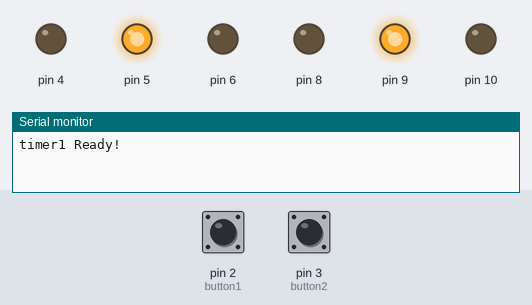
The sketch below on a simulated Arduino Uno, built with avr-gcc and run on an emulated ATmega328P. On the bench: output pins drawn as LEDs (lit = HIGH), the last lines printed to the serial monitor. The inputs (shaded band) are chosen by the test bench; at power-on: pin 2 (button1) HIGH, pin 3 (button2) HIGH.

Above: at 0.5 s.
At 3.5 s:
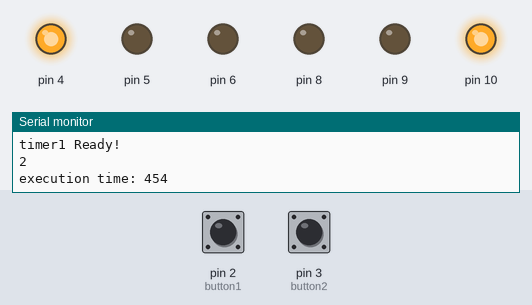
At 6.5 s:
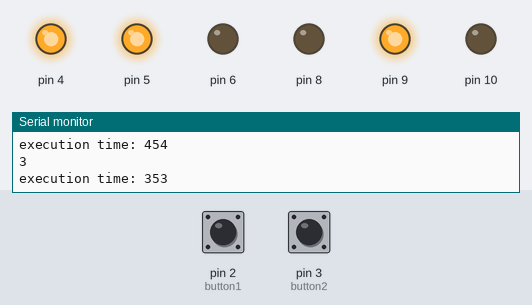
At 9.5 s:
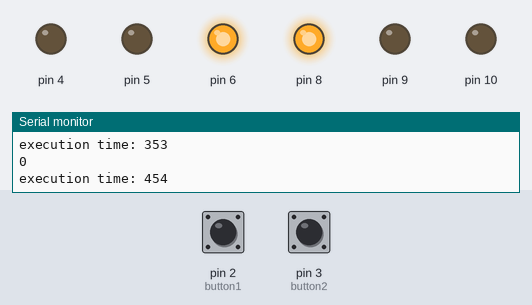
At 12.5 s:
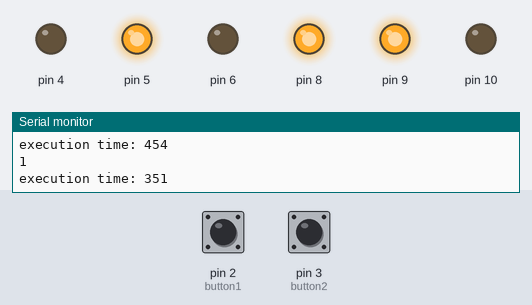
Timing chart, 0 to 15.6 s (numbered marks = the images above):
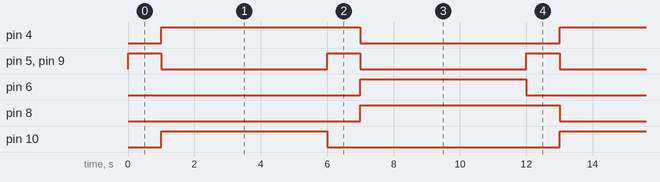

The sketch:

cpp-trafficLight.ino
```cpp
#define RED 0
#define YELLOW_BEFORE_GREEN 1
#define GREEN 2
#define YELLOW_BEFORE_RED 3

unsigned long time_end;
//----timer stuff----
#include <avr/io.h>
#include <avr/interrupt.h>
volatile unsigned long passes=100000;
volatile unsigned long count=0;
ISR(TIMER1_COMPA_vect){
  count++;
}

void initTimer(){
  //cli();
TCCR1A=0;
TCCR1B=0;
OCR1A = 65535;
TCCR1B |= (1<<WGM12)|(1<<CS10);
TIMSK1 |= (1<<OCIE1A);
sei();
Serial.println("timer1 Ready!");
}

void reset_timer(){
  TCNT1 = 0;
  count = 0;
  //sei();
}

unsigned long cycles(){
  long temp = TCNT1;
  return (count*65535) + temp;
}
long i = 0;
//----timer stuf end--

// this is our class for a traffic light lane.
// Everything inside it will be uniqie per instantiated object.
class Traff {

  int state;
  int gre;
  int yel;
  int red;

public:
  Traff(int Gre, int Yel, int Red) {
    // here we assign the received variables to the values of the global variables.
    this->gre = Gre;
    this->yel = Yel;
    this->red = Red;

    pinMode(gre, OUTPUT);  // Green led
    pinMode(yel, OUTPUT);  // yellow led
    pinMode(red, OUTPUT);  // red led
  };

public:
  void setState(int &state)  // we use this method to change states of each traffic lane.
  {
    this->state = state;
  }

public:
  void trafficLight() {
    int &red = this->red;
    int &yel = this->yel;
    int &gre = this->gre;


    switch (this->state) {
      case RED:
        //Serial.println("red");  // red light on.
        digitalWrite(red, HIGH);
        digitalWrite(yel, LOW);
        break;

      case YELLOW_BEFORE_GREEN:  // yellow light on.
        //Serial.println("Yellow1");
        digitalWrite(yel, HIGH);
        break;

      case GREEN:  // green light on.
        //Serial.println("Green");
        digitalWrite(red, LOW);
        digitalWrite(yel, LOW);
        digitalWrite(gre, HIGH);
        break;

      case YELLOW_BEFORE_RED:  // yellow light on.
        //Serial.println("Yellow2");
        digitalWrite(yel, HIGH);
        digitalWrite(gre, LOW);
        break;
    }
  }
};  // class ends here. back to "normal" programming.

Traff traffic1(10, 9, 8);  // trafficlight object instantiated
Traff traffic2(6, 5, 4);   // one more.
int light_state;
int prev_state;
const int green_red_time = 5;
const int yellow_time = 1;
unsigned long traffic_timer;
int msRed = 1000;
int msGreen = 1000;
int button1 = 2;
int button2 = 3;

void setup()  // open serial for feedback, set each light to yellow.
{
  Serial.begin(9600);
  traffic_timer = millis();  // Initiate traffic_timer
  progression(YELLOW_BEFORE_GREEN, YELLOW_BEFORE_GREEN, YELLOW_BEFORE_RED);
  pinMode(button1, INPUT_PULLUP);
  pinMode(button2, INPUT_PULLUP);
  initTimer();
}

void loop() {
  bool but1 = digitalRead(button1);
  bool but2 = digitalRead(button2);

  switch (light_state)  // Change states and handle output
  {
    case RED:
      msGreen = msChange(msGreen, but1);
      if (millis() - traffic_timer > green_red_time * msRed) {
        reset_timer();
        msRed = 1000;
        progression(YELLOW_BEFORE_GREEN, YELLOW_BEFORE_GREEN, YELLOW_BEFORE_RED);
        time_end = cycles();
        String exec ="execution time: " + String(time_end);
        Serial.println(light_state);
        Serial.println(exec);
      }
      break;
    case YELLOW_BEFORE_GREEN:
      msRed = msChange(msRed, but2);
      msGreen = msChange(msGreen, but1);
      if (millis() - traffic_timer > yellow_time * 1000) {
        reset_timer();
        progression(GREEN, GREEN, RED);
        time_end = cycles();
        String exec = "execution time: " + String(time_end);
        Serial.println(light_state);
        Serial.println(exec);
      }
      break;
    case GREEN:
      msRed = msChange(msRed, but2);
      if (millis() - traffic_timer > green_red_time * msGreen) {
        reset_timer();
        msGreen = 1000;
        progression(YELLOW_BEFORE_RED, YELLOW_BEFORE_RED, YELLOW_BEFORE_GREEN);
        time_end = cycles();
        String exec = "execution time: " + String(time_end);
        Serial.println(light_state);
        Serial.println(exec);
      }
      break;
    case YELLOW_BEFORE_RED:
      msRed = msChange(msRed, but2);
      msGreen = msChange(msGreen, but1);
      if (millis() - traffic_timer > yellow_time * 1000) {
        reset_timer();
        progression(RED, RED, GREEN);
        time_end = cycles();
        String exec = "execution time: " + String(time_end);
        Serial.println(light_state);
        Serial.println(exec);
      }
      break;
    default:
      break;
  }
}

void progression(int newstate, int light1, int light2)  //handles state change forwarding.
{
  light_state = newstate;
  lightStates(light1, light2);
  traffic_timer = millis();
}

void lightStates(int light1,int light2)  // changes state of each object and executes light-change accordingly.
{
  traffic1.setState(light1);  // set state for light one.
  traffic2.setState(light2);
  traffic1.trafficLight();  // enact light change for light one.
  traffic2.trafficLight();
}

int msChange(int msThing, int but) {
  return msThing == 1000 ? lightbutton(but) : msThing;
}

int lightbutton(int butt) {
  return !butt ? 2000 : 1000;
}
```

Measured:
- by itself, pin 4, pin 8: alternates HIGH for 6.0 s and LOW for 6.0 s
- by itself, pin 5, pin 9: alternates HIGH for 1.0 s and LOW for 5.0 s
- by itself, pin 6, pin 10: alternates HIGH for 5.0 s and LOW for 7.0 s
